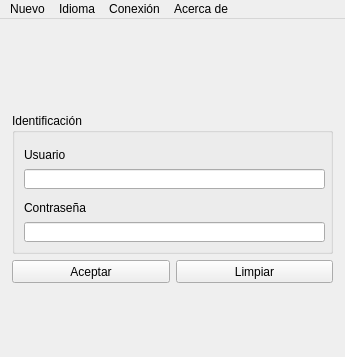
<?xml version="1.0" encoding="UTF-8"?>
<ui version="4.0">
 <class>WindowCargarDatos</class>
 <widget class="QMainWindow" name="WindowCargarDatos">
  <property name="windowModality">
   <enum>Qt::WindowModal</enum>
  </property>
  <property name="enabled">
   <bool>true</bool>
  </property>
  <property name="geometry">
   <rect>
    <x>0</x>
    <y>0</y>
    <width>345</width>
    <height>357</height>
   </rect>
  </property>
  <property name="sizePolicy">
   <sizepolicy hsizetype="Fixed" vsizetype="Fixed">
    <horstretch>0</horstretch>
    <verstretch>0</verstretch>
   </sizepolicy>
  </property>
  <property name="minimumSize">
   <size>
    <width>345</width>
    <height>357</height>
   </size>
  </property>
  <property name="maximumSize">
   <size>
    <width>345</width>
    <height>357</height>
   </size>
  </property>
  <property name="windowTitle">
   <string>MainWindow</string>
  </property>
  <property name="windowIcon">
   <iconset resource="fuentes.qrc">
    <normaloff>:/imagenes/Christal_app_kteatime_alt.png</normaloff>:/imagenes/Christal_app_kteatime_alt.png</iconset>
  </property>
  <property name="layoutDirection">
   <enum>Qt::LeftToRight</enum>
  </property>
  <property name="autoFillBackground">
   <bool>false</bool>
  </property>
  <widget class="QWidget" name="centralwidget">
   <property name="sizePolicy">
    <sizepolicy hsizetype="Ignored" vsizetype="Ignored">
     <horstretch>0</horstretch>
     <verstretch>0</verstretch>
    </sizepolicy>
   </property>
   <layout class="QGridLayout" name="gridLayout_6">
    <item row="0" column="1">
     <spacer name="verticalSpacer">
      <property name="orientation">
       <enum>Qt::Vertical</enum>
      </property>
      <property name="sizeHint" stdset="0">
       <size>
        <width>20</width>
        <height>87</height>
       </size>
      </property>
     </spacer>
    </item>
    <item row="1" column="0">
     <spacer name="horizontalSpacer">
      <property name="orientation">
       <enum>Qt::Horizontal</enum>
      </property>
      <property name="sizeHint" stdset="0">
       <size>
        <width>140</width>
        <height>20</height>
       </size>
      </property>
     </spacer>
    </item>
    <item row="1" column="1">
     <layout class="QGridLayout" name="gridLayout_5">
      <item row="0" column="0">
       <widget class="QLabel" name="label">
        <property name="text">
         <string/>
        </property>
        <property name="pixmap">
         <pixmap resource="fuentes.qrc">:/imagenes/logo.png</pixmap>
        </property>
        <property name="scaledContents">
         <bool>true</bool>
        </property>
        <property name="alignment">
         <set>Qt::AlignCenter</set>
        </property>
       </widget>
      </item>
      <item row="1" column="0">
       <layout class="QGridLayout" name="gridLayout_2">
        <item row="0" column="0">
         <widget class="QGroupBox" name="groupBox">
          <property name="minimumSize">
           <size>
            <width>321</width>
            <height>141</height>
           </size>
          </property>
          <property name="title">
           <string>Identificación</string>
          </property>
          <layout class="QGridLayout" name="gridLayout">
           <item row="0" column="0">
            <widget class="QLabel" name="lbUser">
             <property name="minimumSize">
              <size>
               <width>301</width>
               <height>25</height>
              </size>
             </property>
             <property name="text">
              <string>Usuario</string>
             </property>
            </widget>
           </item>
           <item row="1" column="0">
            <widget class="QLineEdit" name="leUser">
             <property name="minimumSize">
              <size>
               <width>301</width>
               <height>20</height>
              </size>
             </property>
             <property name="maxLength">
              <number>20</number>
             </property>
            </widget>
           </item>
           <item row="2" column="0">
            <widget class="QLabel" name="lbPass">
             <property name="minimumSize">
              <size>
               <width>301</width>
               <height>25</height>
              </size>
             </property>
             <property name="text">
              <string>Contraseña</string>
             </property>
            </widget>
           </item>
           <item row="3" column="0">
            <widget class="QLineEdit" name="lePass">
             <property name="minimumSize">
              <size>
               <width>301</width>
               <height>20</height>
              </size>
             </property>
             <property name="maxLength">
              <number>12</number>
             </property>
             <property name="echoMode">
              <enum>QLineEdit::Password</enum>
             </property>
            </widget>
           </item>
          </layout>
         </widget>
        </item>
       </layout>
      </item>
      <item row="2" column="0">
       <layout class="QGridLayout" name="gridLayout_4">
        <item row="0" column="0">
         <layout class="QGridLayout" name="gridLayout_3">
          <item row="0" column="0">
           <widget class="QPushButton" name="pbAceptar">
            <property name="minimumSize">
             <size>
              <width>75</width>
              <height>23</height>
             </size>
            </property>
            <property name="focusPolicy">
             <enum>Qt::TabFocus</enum>
            </property>
            <property name="text">
             <string>Aceptar</string>
            </property>
            <property name="default">
             <bool>false</bool>
            </property>
           </widget>
          </item>
          <item row="0" column="1">
           <widget class="QPushButton" name="pbLimpiar">
            <property name="minimumSize">
             <size>
              <width>75</width>
              <height>23</height>
             </size>
            </property>
            <property name="text">
             <string>Limpiar</string>
            </property>
           </widget>
          </item>
         </layout>
        </item>
       </layout>
      </item>
     </layout>
    </item>
    <item row="1" column="2">
     <spacer name="horizontalSpacer_2">
      <property name="orientation">
       <enum>Qt::Horizontal</enum>
      </property>
      <property name="sizeHint" stdset="0">
       <size>
        <width>139</width>
        <height>20</height>
       </size>
      </property>
     </spacer>
    </item>
    <item row="2" column="1">
     <spacer name="verticalSpacer_2">
      <property name="orientation">
       <enum>Qt::Vertical</enum>
      </property>
      <property name="sizeHint" stdset="0">
       <size>
        <width>20</width>
        <height>87</height>
       </size>
      </property>
     </spacer>
    </item>
   </layout>
  </widget>
  <widget class="QMenuBar" name="menubar">
   <property name="geometry">
    <rect>
     <x>0</x>
     <y>0</y>
     <width>345</width>
     <height>21</height>
    </rect>
   </property>
   <widget class="QMenu" name="menuArchivo">
    <property name="title">
     <string>Nuevo</string>
    </property>
    <addaction name="actionNueva_Empresa"/>
    <addaction name="actionRecuperar_Contrase_a_2"/>
    <addaction name="actionSalir"/>
   </widget>
   <widget class="QMenu" name="menuIdioma">
    <property name="title">
     <string>Idioma</string>
    </property>
    <addaction name="actionEspa_ol"/>
    <addaction name="actionIngl_s"/>
   </widget>
   <widget class="QMenu" name="menuConexi_n">
    <property name="title">
     <string>Conexión</string>
    </property>
    <addaction name="actionBD_Remota"/>
    <addaction name="actionDesconectar_BD_Remota"/>
   </widget>
   <widget class="QMenu" name="menuAcerca_de">
    <property name="title">
     <string>Acerca de</string>
    </property>
    <addaction name="actionAcerca_de_Qt"/>
    <addaction name="actionAcerca_de_GestiStock_Software"/>
   </widget>
   <addaction name="menuArchivo"/>
   <addaction name="menuIdioma"/>
   <addaction name="menuConexi_n"/>
   <addaction name="menuAcerca_de"/>
  </widget>
  <action name="actionNueva_Empresa">
   <property name="icon">
    <iconset resource="fuentes.qrc">
     <normaloff>:/imagenes/maletin_empresa.png</normaloff>:/imagenes/maletin_empresa.png</iconset>
   </property>
   <property name="text">
    <string>Nueva Empresa</string>
   </property>
   <property name="toolTip">
    <string>Nueva Empresa</string>
   </property>
  </action>
  <action name="actionSalir">
   <property name="icon">
    <iconset resource="fuentes.qrc">
     <normaloff>:/imagenes/exit.png</normaloff>:/imagenes/exit.png</iconset>
   </property>
   <property name="text">
    <string>Salir</string>
   </property>
  </action>
  <action name="actionRecuperar_Contrase_a_2">
   <property name="icon">
    <iconset resource="fuentes.qrc">
     <normaloff>:/imagenes/password.png</normaloff>:/imagenes/password.png</iconset>
   </property>
   <property name="text">
    <string>Recuperar Contraseña</string>
   </property>
   <property name="toolTip">
    <string>Recuperar Contraseña</string>
   </property>
  </action>
  <action name="actionEspa_ol">
   <property name="checkable">
    <bool>true</bool>
   </property>
   <property name="icon">
    <iconset resource="fuentes.qrc">
     <normaloff>:/imagenes/Idspain.png</normaloff>:/imagenes/Idspain.png</iconset>
   </property>
   <property name="text">
    <string>Español</string>
   </property>
  </action>
  <action name="actionIngl_s">
   <property name="checkable">
    <bool>true</bool>
   </property>
   <property name="icon">
    <iconset resource="fuentes.qrc">
     <normaloff>:/imagenes/IdUnitedKingdom.png</normaloff>:/imagenes/IdUnitedKingdom.png</iconset>
   </property>
   <property name="text">
    <string>Inglés</string>
   </property>
  </action>
  <action name="actionBD_Remota">
   <property name="icon">
    <iconset resource="fuentes.qrc">
     <normaloff>:/imagenes/irkick.png</normaloff>:/imagenes/irkick.png</iconset>
   </property>
   <property name="text">
    <string>BD Remota</string>
   </property>
  </action>
  <action name="actionAcerca_de_Qt">
   <property name="icon">
    <iconset resource="fuentes.qrc">
     <normaloff>:/imagenes/qtcreator.png</normaloff>:/imagenes/qtcreator.png</iconset>
   </property>
   <property name="text">
    <string>Acerca de Qt</string>
   </property>
  </action>
  <action name="actionDesconectar_BD_Remota">
   <property name="icon">
    <iconset resource="fuentes.qrc">
     <normaloff>:/imagenes/desconectar.png</normaloff>:/imagenes/desconectar.png</iconset>
   </property>
   <property name="text">
    <string>Desconectar BD Remota</string>
   </property>
  </action>
  <action name="actionAcerca_de_GestiStock_Software">
   <property name="icon">
    <iconset resource="fuentes.qrc">
     <normaloff>:/imagenes/logoSolo.png</normaloff>:/imagenes/logoSolo.png</iconset>
   </property>
   <property name="text">
    <string>Acerca de GestiStock Software</string>
   </property>
  </action>
 </widget>
 <resources>
  <include location="fuentes.qrc"/>
 </resources>
 <connections/>
</ui>
